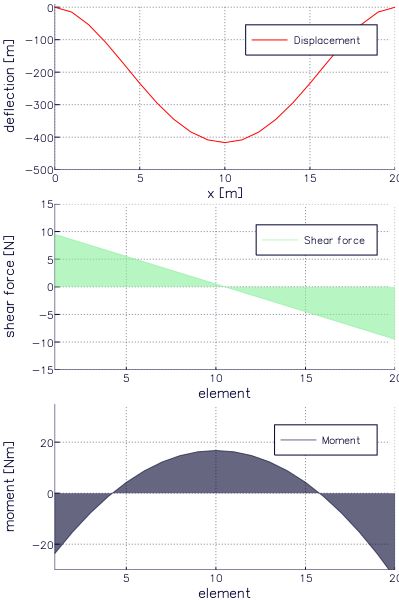

The Julia source for this figure:
using CSoM

ProjDir = dirname(@__FILE__)

data = Dict(
  # Beam(ndim, nst, nxe, nip, direction, finite_element(nod, nodof), axisymmet
  :struc_el => Beam(2, 1, 20, 1, :x, Line(2, 2), false),
  :properties => [1.0; 1.0],
  #:etype => [1, 1, 2, 2],
  :x_coords => 0.0:1.0:20.0,
  :support => [
      (1, [0 0]),
      (21, [0 0])
    ],
  :loaded_nodes => [(i, [-1.0 0.0]) for i in 1:20],
  :penalty => 1e19
)

data |> display
println()

@time m = FE4_3(data)
println()

if VERSION.minor > 5
  println("Displacements:")
  m.displacements' |> display
  println()

  println("Actions:")
  m.actions' |> display
  println()
else
  using DataFrames
  dis_df = DataFrame(
    translations = m.displacements'[:, 1],
    rotations = m.displacements'[:, 2]
  )
  fm_df = DataFrame(
    xl_Force = m.actions[1, :],
    xl_Moment = m.actions[2, :],
    xr_Force = m.actions[3, :],
    xr_Moment = m.actions[4, :]
  )
  # Correct element forces and moments for equivalent nodal
  # forces and moments introduced for loading between nodes
  if :eq_nodal_forces_and_moments in keys(data)
    eqfm = data[:eq_nodal_forces_and_moments]
    k = data[:struc_el].fin_el.nod * data[:struc_el].fin_el.nodof

    for t in eqfm
      for i in 1:k
        fm_df[t[1], i] -= t[2][i]
      end
    end
  end
    
  display(dis_df)
  println()
  display(fm_df)
end

if VERSION.minor == 5
  using Plots
  gr(size=(400,600))

  p = Vector{Plots.Plot{Plots.GRBackend}}(3)
  p[1] = plot(m.x_coords, m.displacements[1,:], ylim=(-500.0, 10.0), lab="Displacement", 
   xlabel="x [m]", ylabel="deflection [m]", color=:red)
  p[2] = plot(m.actions'[:,1], lab="Shear force", ylim=(-15, 15), xlabel="element",
    ylabel="shear force [N]", palette=:greens,fill=(0,:auto),α=0.6)
  p[3] = plot(m.actions'[:,4], lab="Moment", ylim=(-30, 35), xlabel="element",
    ylabel="moment [Nm]", palette=:grays,fill=(0,:auto),α=0.6)

  plot(p..., layout=(3, 1))
  savefig(ProjDir*"/figure-23b.png")
end
